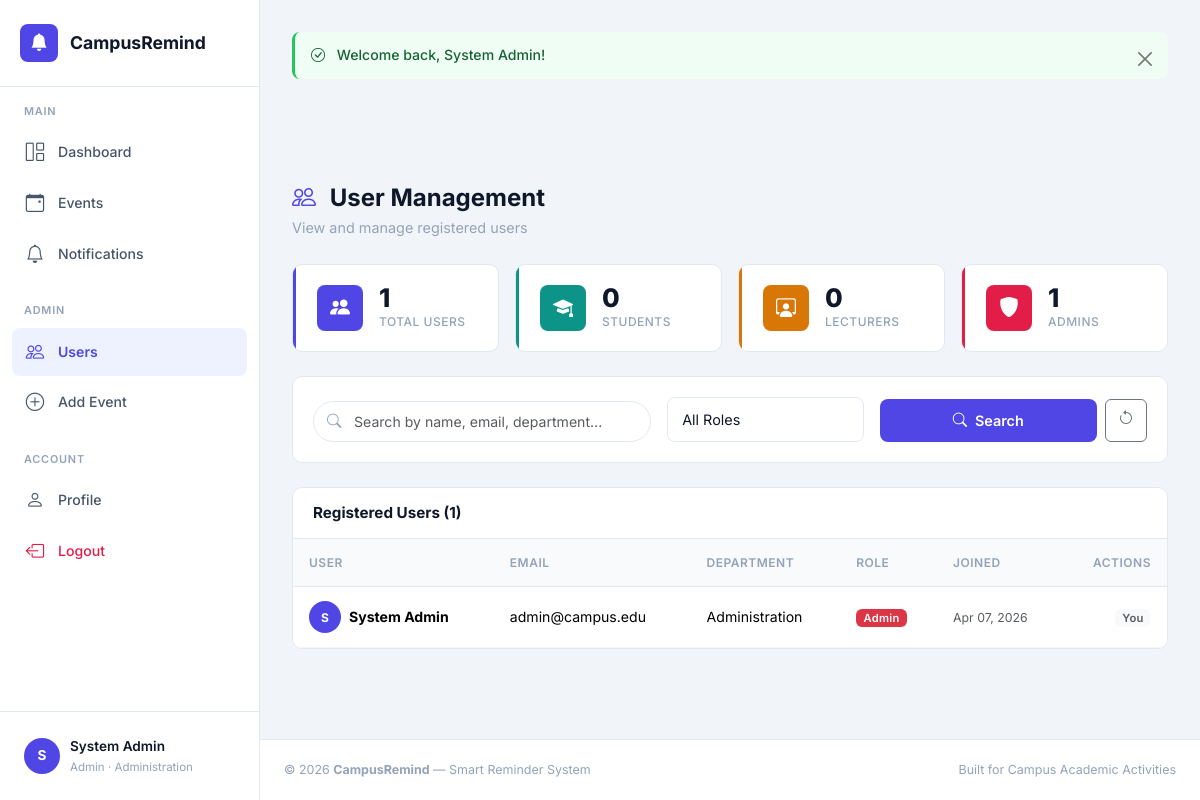
The page /admin/users.php (signed in) on the database its author committed.
### tables this page shows
CREATE TABLE IF NOT EXISTS users (
    id INT AUTO_INCREMENT PRIMARY KEY,
    name VARCHAR(100) NOT NULL,
    email VARCHAR(150) NOT NULL UNIQUE,
    password VARCHAR(255) NOT NULL,
    department VARCHAR(100) NOT NULL,
    role ENUM('student', 'lecturer', 'admin') NOT NULL DEFAULT 'student',
    created_at TIMESTAMP DEFAULT CURRENT_TIMESTAMP,
    updated_at TIMESTAMP DEFAULT CURRENT_TIMESTAMP ON UPDATE CURRENT_TIMESTAMP
);

### includes/functions.php (called while the page is built, shortened)
<?php
function getFlash() {
    if (isset($_SESSION['flash'])) {
        $flash = $_SESSION['flash'];
        return $flash;
    }
    return null;
}
function isLoggedIn() {
    return isset($_SESSION['user_id']);
}
function isAdmin() {
    return isset($_SESSION['user_role']) && $_SESSION['user_role'] === 'admin';
}
function getCurrentUser() {
    $pdo = getDBConnection();
    $stmt = $pdo->prepare("SELECT id, name, email, department, role FROM users WHERE id = ?");
    $stmt->execute([$_SESSION['user_id']]);
    return $stmt->fetch();
}
function sanitize($input) {
    return htmlspecialchars(trim($input), ENT_QUOTES, 'UTF-8');
}

### admin/users.php (the view, shortened to what this page needs)
<?php
require_once __DIR__ . '/../includes/header.php';
$pdo = getDBConnection();
$search = sanitize($_GET['search'] ?? '');
$sql = "SELECT id, name, email, department, role, created_at FROM users WHERE 1=1";
$params = [];
$sql .= " ORDER BY created_at DESC";
$stmt = $pdo->prepare($sql);
$stmt->execute($params);
$users = $stmt->fetchAll();
$totalUsers    = $pdo->query("SELECT COUNT(*) FROM users")->fetchColumn();
$studentCount  = $pdo->query("SELECT COUNT(*) FROM users WHERE role='student'")->fetchColumn();
$lecturerCount = $pdo->query("SELECT COUNT(*) FROM users WHERE role='lecturer'")->fetchColumn();
$adminCount    = $pdo->query("SELECT COUNT(*) FROM users WHERE role='admin'")->fetchColumn();
?>
<div class="page-content">
    <div class="page-header fade-in">
        <h1><i class="bi bi-people me-2" style="color:var(--primary)"></i> User Management</h1>
        <p>View and manage registered users</p>
    </div>
    <div class="row g-3 mb-4 fade-in">
        <div class="col-md-3 col-6">
            <div class="stat-card stat-events">
                <div class="d-flex align-items-center gap-3">
                    <div class="stat-icon icon-events"><i class="bi bi-people-fill"></i></div>
                    <div>
                        <div class="stat-value"><?= $totalUsers ?></div>
                        <div class="stat-label">Total Users</div>
                    </div>
                </div>
            </div>
        </div>
        <div class="col-md-3 col-6">
            <div class="stat-card stat-upcoming">
                <div class="d-flex align-items-center gap-3">
                    <div class="stat-icon icon-upcoming"><i class="bi bi-mortarboard-fill"></i></div>
                    <div>
                        <div class="stat-value"><?= $studentCount ?></div>
                        <div class="stat-label">Students</div>
                    </div>
                </div>
            </div>
        </div>
        <div class="col-md-3 col-6">
            <div class="stat-card stat-notifications">
                <div class="d-flex align-items-center gap-3">
                    <div class="stat-icon icon-notifications"><i class="bi bi-person-workspace"></i></div>
                    <div>
                        <div class="stat-value"><?= $lecturerCount ?></div>
                        <div class="stat-label">Lecturers</div>
                    </div>
                </div>
            </div>
        </div>
        <div class="col-md-3 col-6">
            <div class="stat-card stat-users">
                <div class="d-flex align-items-center gap-3">
                    <div class="stat-icon icon-users"><i class="bi bi-shield-fill"></i></div>
                    <div>
                        <div class="stat-value"><?= $adminCount ?></div>
                        <div class="stat-label">Admins</div>
                    </div>
                </div>
            </div>
        </div>
    </div>
    <div class="content-card mb-4 fade-in">
        <div class="content-card-body">
            <form method="GET" class="row g-3 align-items-end">
                <div class="col-md-5">
                    <div class="search-wrapper">
                        <i class="bi bi-search"></i>
                        <input type="text" class="form-control search-input" name="search"
                               placeholder="Search by name, email, department..." value="<?= $search ?>">
                    </div>
                </div>
                <div class="col-md-3">
                    <select class="form-select" name="role">
                        <option value="">All Roles</option>
                    </select>
                </div>
                <div class="col-md-4 d-flex gap-2">
                    <button type="submit" class="btn btn-primary-solid flex-grow-1">
                        <i class="bi bi-search me-1"></i> Search
                    </button>
                    <a href="<?= BASE_URL ?>admin/users.php" class="btn btn-outline-secondary">
                        <i class="bi bi-arrow-counterclockwise"></i>
                    </a>
                </div>
            </form>
        </div>
    </div>
    <div class="content-card fade-in">
        <div class="content-card-header">
            <h5>Registered Users (<?= count($users) ?>)</h5>
        </div>
        <div class="table-responsive">
            <table class="table table-custom mb-0">
                <thead>
                    <tr>
                        <th>User</th>
                        <th>Email</th>
                        <th>Department</th>
                        <th>Role</th>
                        <th>Joined</th>
                        <th class="text-end">Actions</th>
                    </tr>
                </thead>
                <tbody>
                    <?php if (empty($users)): ?>
                        <tr>
                            <td colspan="6" class="text-center py-4 text-muted">No users found.</td>
                        </tr>
                    <?php else: ?>
                        <?php foreach ($users as $u): ?>
                        <tr>
                            <td>
                                <div class="d-flex align-items-center gap-2">
                                    <div class="user-avatar" style="width:32px;height:32px;font-size:.75rem">
                                        <?= strtoupper(substr($u['name'], 0, 1)) ?>
                                    </div>
                                    <strong><?= sanitize($u['name']) ?></strong>
                                </div>
                            </td>
                            <td><?= sanitize($u['email']) ?></td>
                            <td><?= sanitize($u['department']) ?></td>
                            <td>
                                <span class="badge <?= $u['role'] === 'admin' ? 'bg-danger' : ($u['role'] === 'lecturer' ? 'bg-info' : 'bg-primary') ?>">
                                    <?= ucfirst($u['role']) ?>
                                </span>
                            </td>
                            <td><small class="text-muted"><?= date('M d, Y', strtotime($u['created_at'])) ?></small></td>
                            <td class="text-end">
                                <?php if ((int)$u['id'] !== (int)$_SESSION['user_id']): ?>
                                <div class="dropdown">
                                    <button class="btn btn-sm btn-outline-secondary dropdown-toggle" type="button" data-bs-toggle="dropdown">
                                        <i class="bi bi-three-dots"></i>
                                    </button>
                                    <ul class="dropdown-menu dropdown-menu-end border-0 shadow">
                                        <li class="dropdown-header small text-muted">Change Role</li>
                                        <?php foreach (['student', 'lecturer', 'admin'] as $r): ?>
                                            <?php if ($r !== $u['role']): ?>
                                            <li>
                                                <form method="POST" class="d-inline">
                                                    <input type="hidden" name="csrf_token" value="<?= generateCSRFToken() ?>">
                                                    <input type="hidden" name="action" value="change_role">
                                                    <input type="hidden" name="user_id" value="<?= $u['id'] ?>">
                                                    <input type="hidden" name="new_role" value="<?= $r ?>">
                                                    <button type="submit" class="dropdown-item">
                                                        Make <?= ucfirst($r) ?>
                                                    </button>
                                                </form>
                                            </li>
                                            <?php endif; ?>
                                        <?php endforeach; ?>
                                        <li><hr class="dropdown-divider"></li>
                                        <li>
                                            <form method="POST" class="d-inline"
                                                  onsubmit="return confirm('Are you sure you want to delete this user?')">
                                                <input type="hidden" name="csrf_token" value="<?= generateCSRFToken() ?>">
                                                <input type="hidden" name="action" value="delete_user">
                                                <input type="hidden" name="user_id" value="<?= $u['id'] ?>">
                                                <button type="submit" class="dropdown-item text-danger">
                                                    <i class="bi bi-trash me-1"></i> Delete
                                                </button>
                                            </form>
                                        </li>
                                    </ul>
                                </div>
                                <?php else: ?>
                                    <span class="badge bg-light text-muted">You</span>
                                <?php endif; ?>
                            </td>
                        </tr>
                        <?php endforeach; ?>
                    <?php endif; ?>
                </tbody>
            </table>
        </div>
    </div>
</div>
<?php require_once __DIR__ . '/../includes/footer.php'; ?>

### includes/header.php (shortened to what this page needs)
<?php
require_once __DIR__ . '/functions.php';
$currentUser = getCurrentUser();
$currentPage = basename($_SERVER['PHP_SELF'], '.php');
$currentDir = basename(dirname($_SERVER['PHP_SELF']));
?>
<!DOCTYPE html>
<html lang="en">
<head>
    <link href="https://cdn.jsdelivr.net/npm/bootstrap@5.3.3/dist/css/bootstrap.min.css" rel="stylesheet">
    <link href="https://cdn.jsdelivr.net/npm/bootstrap-icons@1.11.3/font/bootstrap-icons.min.css" rel="stylesheet">
    <link href="<?= BASE_URL ?>assets/css/style.css" rel="stylesheet">
</head>
<body>
<?php if (isLoggedIn()): ?>
<aside class="sidebar" id="sidebar">
    <a class="sidebar-brand" href="<?= BASE_URL ?>dashboard.php">
        <span class="sidebar-brand-icon"><i class="bi bi-bell-fill"></i></span>
        <span class="sidebar-brand-text">CampusRemind</span>
    </a>
    <nav class="sidebar-nav">
        <div class="sidebar-section">
            <div class="sidebar-section-label">Main</div>
            <a class="sidebar-link <?= $currentPage === 'dashboard' ? 'active' : '' ?>"
               href="<?= BASE_URL ?>dashboard.php">
                <i class="bi bi-grid-1x2"></i>
                <span>Dashboard</span>
            </a>
            <a class="sidebar-link <?= ($currentPage === 'index' && $currentDir === 'events') || $currentPage === 'events' ? 'active' : '' ?>"
               href="<?= BASE_URL ?>events/index.php">
                <i class="bi bi-calendar-event"></i>
                <span>Events</span>
            </a>
            <a class="sidebar-link <?= $currentPage === 'notifications' ? 'active' : '' ?>"
               href="<?= BASE_URL ?>notifications.php">
                <i class="bi bi-bell"></i>
                <span>Notifications</span>
            </a>
        </div>
        <?php if (isAdmin()): ?>
        <div class="sidebar-section">
            <div class="sidebar-section-label">Admin</div>
            <a class="sidebar-link <?= $currentPage === 'users' ? 'active' : '' ?>"
               href="<?= BASE_URL ?>admin/users.php">
                <i class="bi bi-people"></i>
                <span>Users</span>
            </a>
            <a class="sidebar-link <?= ($currentPage === 'create' && $currentDir === 'events') ? 'active' : '' ?>"
               href="<?= BASE_URL ?>events/create.php">
                <i class="bi bi-plus-circle"></i>
                <span>Add Event</span>
            </a>
        </div>
        <?php endif; ?>
        <div class="sidebar-section">
            <div class="sidebar-section-label">Account</div>
            <a class="sidebar-link <?= $currentPage === 'profile' ? 'active' : '' ?>"
               href="<?= BASE_URL ?>profile.php">
                <i class="bi bi-person"></i>
                <span>Profile</span>
            </a>
            <a class="sidebar-link" href="<?= BASE_URL ?>auth/logout.php" style="color: var(--rose);">
                <i class="bi bi-box-arrow-left"></i>
                <span>Logout</span>
            </a>
        </div>
    </nav>
    <div class="sidebar-footer">
        <a class="sidebar-user" href="<?= BASE_URL ?>profile.php">
            <div class="user-avatar"><?= strtoupper(substr($currentUser['name'] ?? 'U', 0, 1)) ?></div>
            <div class="sidebar-user-info">
                <div class="sidebar-user-name"><?= sanitize($currentUser['name'] ?? 'User') ?></div>
                <div class="sidebar-user-role"><?= sanitize($currentUser['role'] ?? '') ?> · <?= sanitize($currentUser['department'] ?? '') ?></div>
            </div>
        </a>
    </div>
</aside>
<div class="main-content">
<?php endif; ?>
<?php $flash = getFlash(); if ($flash): ?>
<div class="<?= isLoggedIn() ? 'page-content' : 'container mt-3' ?>" style="padding-bottom:0;">
    <div class="alert alert-<?= $flash['type'] ?> alert-dismissible fade show" role="alert">
        <i class="bi bi-<?= $flash['type'] === 'success' ? 'check-circle' : ($flash['type'] === 'danger' ? 'exclamation-triangle' : 'info-circle') ?> me-2"></i>
        <?= $flash['message'] ?>
        <button type="button" class="btn-close" data-bs-dismiss="alert"></button>
    </div>
</div>
<?php endif; ?>

### rows shown on the page
users: name "S", name "System Admin", role "Admin", department "Administration", email "admin@campus.edu", created_at "Apr 07, 2026", shows "You"

### other values the page prints
$flash['message'] "Welcome back, System Admin!"
$totalUsers "1"
$studentCount "0"
$lecturerCount "0"
$adminCount "1"
count($users) "1"
